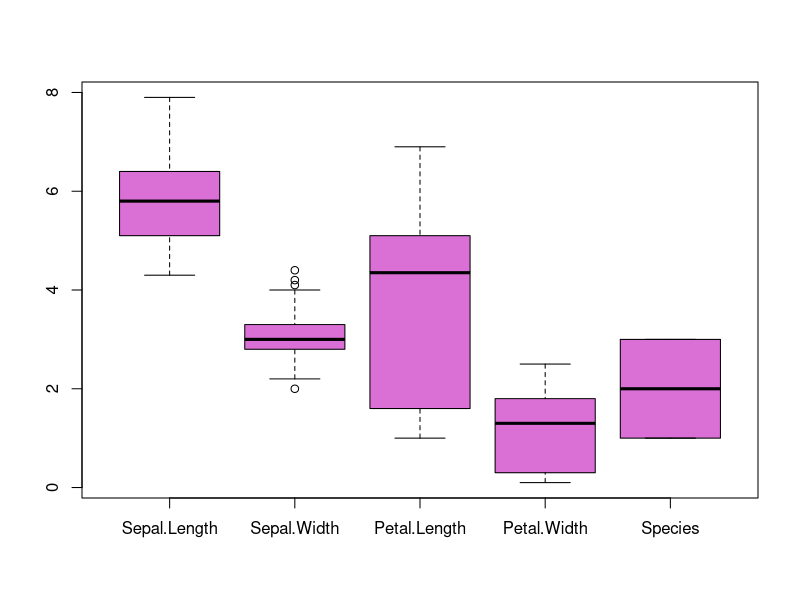
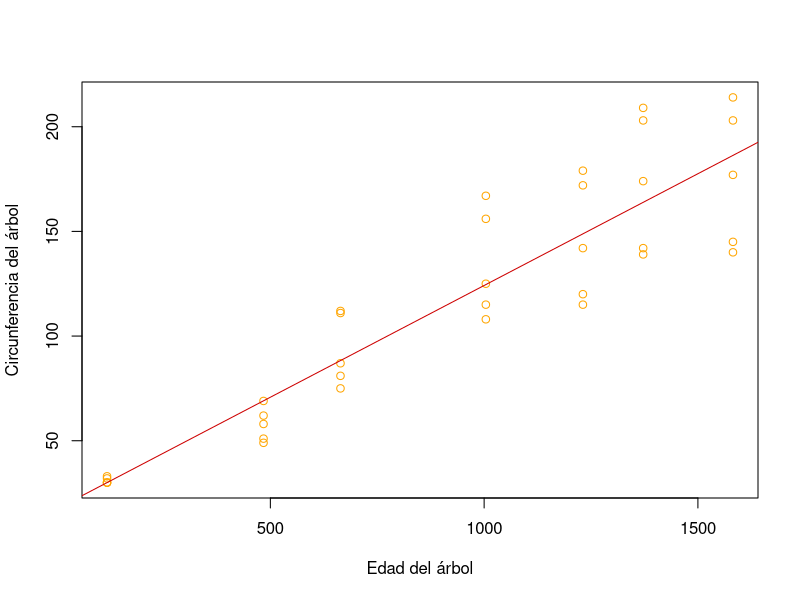

These figures' R source, in order:
## ---- chunk 1
knitr::opts_chunk$set(echo = TRUE)
## ---- chunk 2
boxplot(iris,
        col = "orchid")
## ---- chunk 3
DF_iris = iris
DF_iris
## ---- chunk 4
head(DF_iris)

tail(DF_iris)

str(DF_iris)

names(DF_iris) #El último es un factor de 3 variables.
## ---- chunk 5
df_orange = Orange

str(df_orange)

aov_or = aov(df_orange$circumference ~ df_orange$age)

summary(aov_or)

Naov = aov(df_orange$age ~ df_orange$Tree)
TukeyHSD(Naov)

plot(df_orange$circumference ~ df_orange$age,
     xlab = "Edad del árbol", ylab = "Circunferencia del árbol", col="orange")
abline(lm(df_orange$circumference ~ df_orange$age), col="red3")
cor.test(df_orange$circumference, df_orange$age, method = "pearson")
## ---- chunk 6
colnames(DF_iris)
rownames(DF_iris)

dimnames(DF_iris)

dim(DF_iris)


## ---- chunk 7
DF_iris$Species[1:10]
## ---- chunk 8
# Primero filas, después columnas
Iris_recortado = DF_iris[1:10, 3:5]
Iris_recortado
## ---- chunk 9
DF_iris[DF_iris$Species == "setosa" | DF_iris$Species == "versicolor", 3:5]
